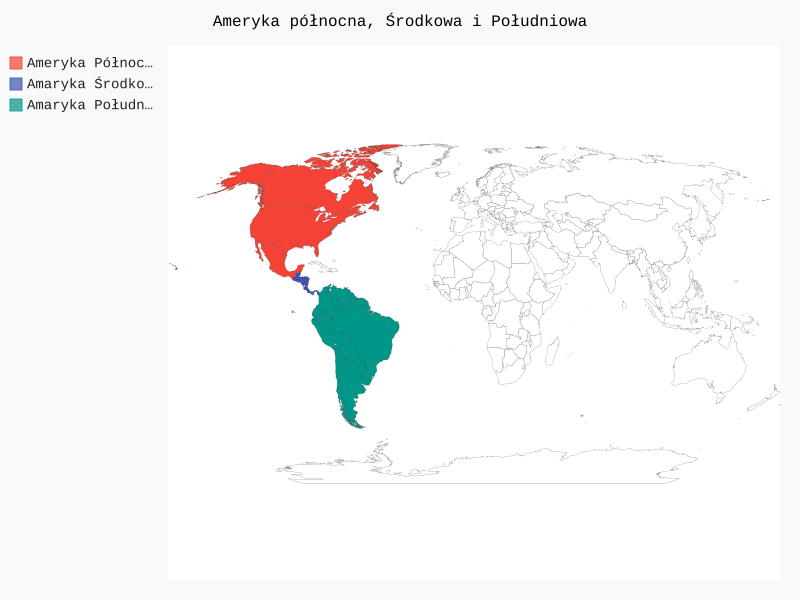

Here is the Python script that generated this plot:
from pygal.maps.world import World

wm = World()
wm.force_uri_protocol = "http"
wm.title = "Ameryka północna, Środkowa i Południowa"

wm.add('Ameryka Północna', ['ca', 'mx', 'us'])
wm.add('Amaryka Środkowa', ['bz', 'cr', 'gt', 'hn', 'ni', 'pa', 'sv'])
wm.add('Amaryka Południowa', ['ar', 'bo', 'br', 'cl', 'co', 'ec', 'gf', 'gy', 'pe', 'py', 'sr', 'uy', 've'])
wm.render_to_file('americans.svg')
